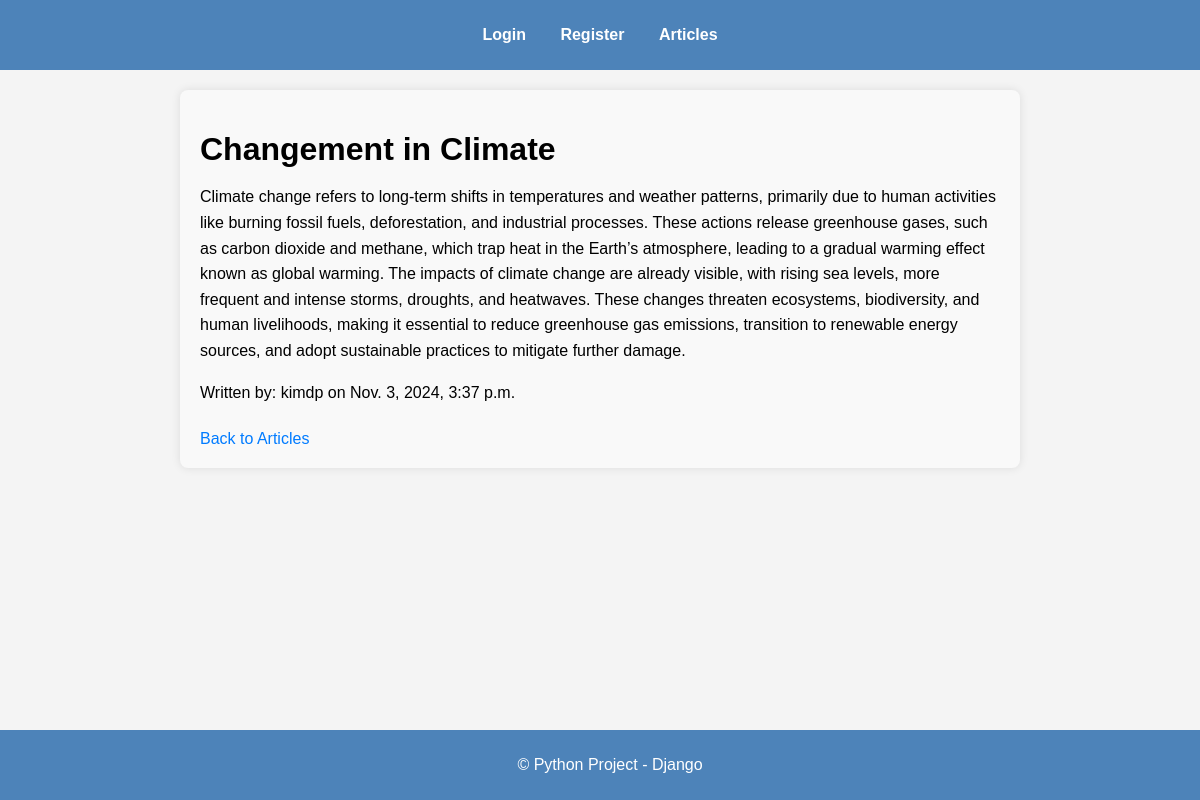
/articles/1/, run on the app's committed database.
### my_app/models.py (models this page shows, shortened)
class Article(models.Model):
    title = models.CharField(max_length=200)
    content = models.TextField()
    author = models.ForeignKey(User, on_delete=models.CASCADE)
    created_at = models.DateTimeField(auto_now_add=True)

### my_app/views.py (the view)
# urls.py: path('articles/<int:pk>/', views.ArticleDetailView.as_view(), name='article_detail'),
class ArticleDetailView(DetailView):
    model = Article
    template_name = 'articles/article_detail.html'
    context_object_name = 'article'

### my_app/templates/articles/article_detail.html (shortened to what this page needs)
{% extends "base.html" %}
{% block content %}
    <div class="article-container">
        <h1>{{ article.title }}</h1>
        <p>{{ article.content }}</p>
        <p>Written by: {{ article.author.username }} on {{ article.created_at }}</p>
            <a href="{% url 'article_list' %}">Back to Articles</a>
    </div>
{% endblock %}

### static/css/style.css (style rules this page uses)
body { font-family: Arial, sans-serif; background-color: #f4f4f4; margin: 0; padding: 0; }
.article-container { max-width: 800px; margin: 20px auto; padding: 20px; background-color: #f9f9f9; border-radius: 8px; box-shadow: 0 0 10px rgba(0, 0, 0, 0.1); }
.article-container h1 { margin-bottom: 10px; }
.article-container p { line-height: 1.6; margin-bottom: 10px; }
.article-container a { display: inline-block; margin-top: 15px; color: #007bff; text-decoration: none; }

### data on the page
Article: title "Changement in Climate", content "Climate change refers to long-term shifts in temperatures and weather patterns, primarily due to human activities like burning fossil fuels, deforestation, and industrial processes. These actions release greenhouse gases, such as carbon dioxide and methane, which trap heat in the Earth’s atmosphere, leading to a gradual warming effect known as global warming. The impacts of climate change are already visible, with rising sea levels, more frequent and intense storms, droughts, and heatwaves. These changes threaten ecosystems, biodiversity, and human livelihoods, making it essential to reduce greenhouse gas emissions, transition to renewable energy sources, and adopt sustainable practices to…", author.username "kimdp", created_at "Nov. 3, 2024, 3:37 p.m."
